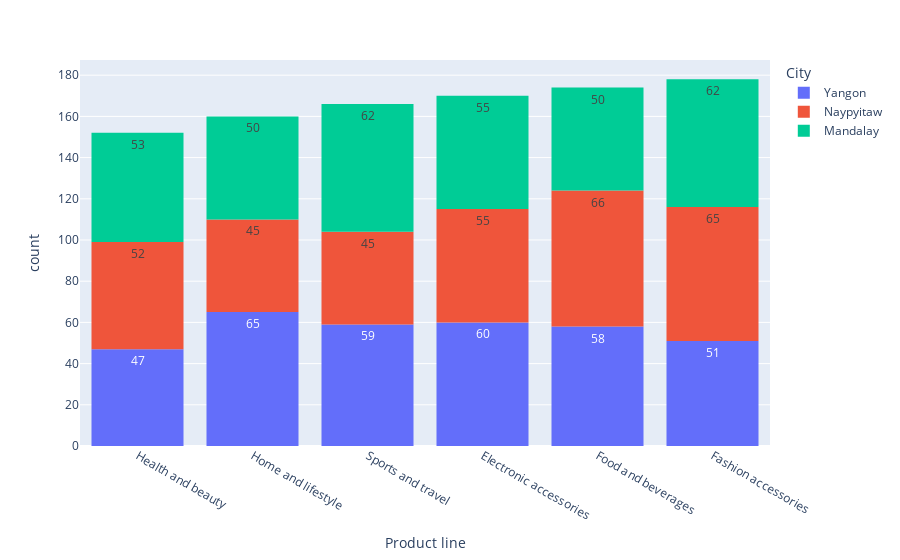

The notebook cell this image was saved under:
### Code cell
#checking all the product lines and its count
fig = px.histogram(df, x='Product line', color="City", text_auto=True)
fig.show()

### Figure 1 — Plotly figure (JSON) as saved in the notebook; plotly's stock layout.template omitted (floating-point values rounded to 4 significant figures; data arrays with more than 128 entries replaced by an {"elided": "..."} marker saying what was removed)
{"data": [{"alignmentgroup": "True", "bingroup": "x", "hovertemplate": "City=Yangon<br>Product line=%{x}<br>count=%{y}<extra></extra>", "legendgroup": "Yangon", "marker": {"color": "#636efa", "pattern": {"shape": ""}}, "name": "Yangon", "offsetgroup": "Yangon", "orientation": "v", "showlegend": true, "texttemplate": "%{value}", "type": "histogram", "x": {"elided": "340 str values"}, "xaxis": "x", "yaxis": "y"}, {"alignmentgroup": "True", "bingroup": "x", "hovertemplate": "City=Naypyitaw<br>Product line=%{x}<br>count=%{y}<extra></extra>", "legendgroup": "Naypyitaw", "marker": {"color": "#EF553B", "pattern": {"shape": ""}}, "name": "Naypyitaw", "offsetgroup": "Naypyitaw", "orientation": "v", "showlegend": true, "texttemplate": "%{value}", "type": "histogram", "x": {"elided": "328 str values"}, "xaxis": "x", "yaxis": "y"}, {"alignmentgroup": "True", "bingroup": "x", "hovertemplate": "City=Mandalay<br>Product line=%{x}<br>count=%{y}<extra></extra>", "legendgroup": "Mandalay", "marker": {"color": "#00cc96", "pattern": {"shape": ""}}, "name": "Mandalay", "offsetgroup": "Mandalay", "orientation": "v", "showlegend": true, "texttemplate": "%{value}", "type": "histogram", "x": {"elided": "332 str values"}, "xaxis": "x", "yaxis": "y"}], "layout": {"barmode": "relative", "legend": {"title": {"text": "City"}, "tracegroupgap": 0}, "margin": {"t": 60}, "xaxis": {"anchor": "y", "domain": [0, 1], "title": {"text": "Product line"}}, "yaxis": {"anchor": "x", "domain": [0, 1], "title": {"text": "count"}}}}
